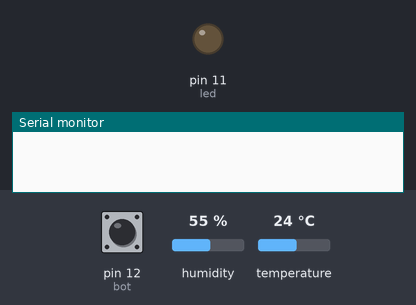
Bench run of a sketch on a simulated Arduino Uno, built with avr-gcc and run on an emulated ATmega328P. Shown: output pins drawn as LEDs (lit = HIGH), the last lines printed to the serial monitor. Inputs (shaded band) come from the test bench; at power-on: pin 12 (bot) LOW, humidity 55 %, temperature 24 °C.

Above: at 1.2 s.
1.3 s: pin 12 (bot) pulled HIGH for 0.15 s
At 2.7 s:
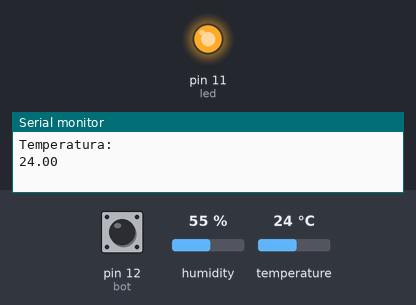
4.8 s: pin 12 (bot) pulled HIGH for 3.2 s
At 10.1 s:
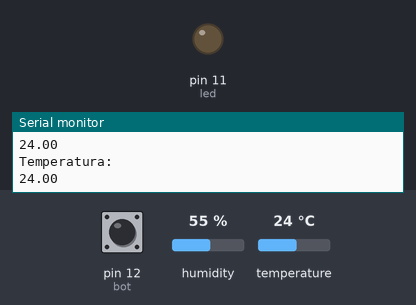
Timing chart, 0 to 11.6 s (numbered marks = the images above; inputs shaded):
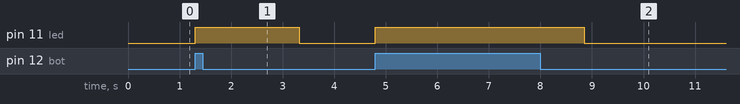

Measured:
- after the input at 1.3 s, pin 11 (led): LOW → HIGH at once, → LOW 2.0 s later
- after the input at 4.8 s, pin 11 (led): LOW → HIGH at once, → LOW 4.0 s later

The sketch:

DHT_boton_led.ino
```cpp
#include <DHT.h>
#define DHTTYPE DHT11

DHT dht(13, DHTTYPE);
int bot = 12;
int led = 11;

void setup() {
  pinMode(bot, INPUT);
  pinMode(led, OUTPUT);
  pinMode(13, INPUT);
  Serial.begin(9600);
  dht.begin();
}

void loop() {
  float h = dht.readHumidity();
  float t = dht.readTemperature();
  float f = dht.readTemperature(true);

  if (digitalRead(bot) == HIGH){
    digitalWrite(led, HIGH);
    Serial.println("Temperatura:");
    Serial.println(t);
    delay(2000);
  }else{
    digitalWrite(led, LOW);
  }
}
```
